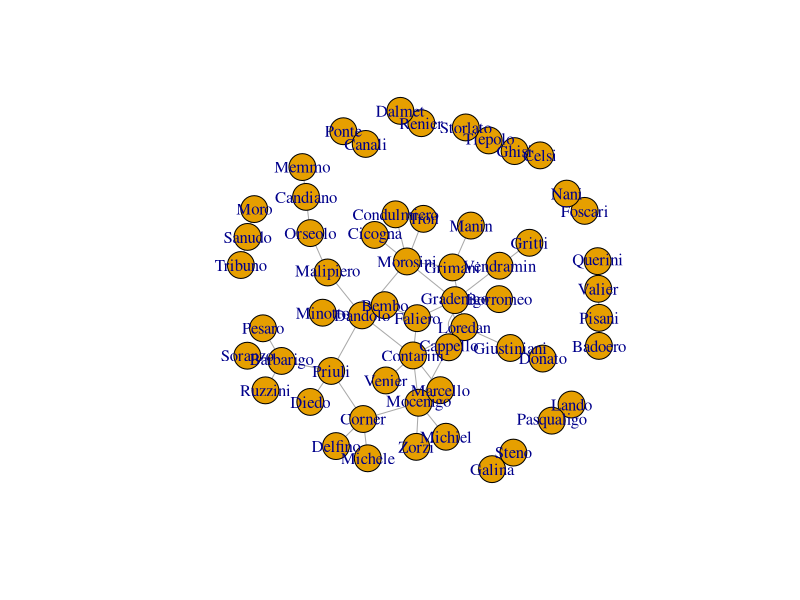
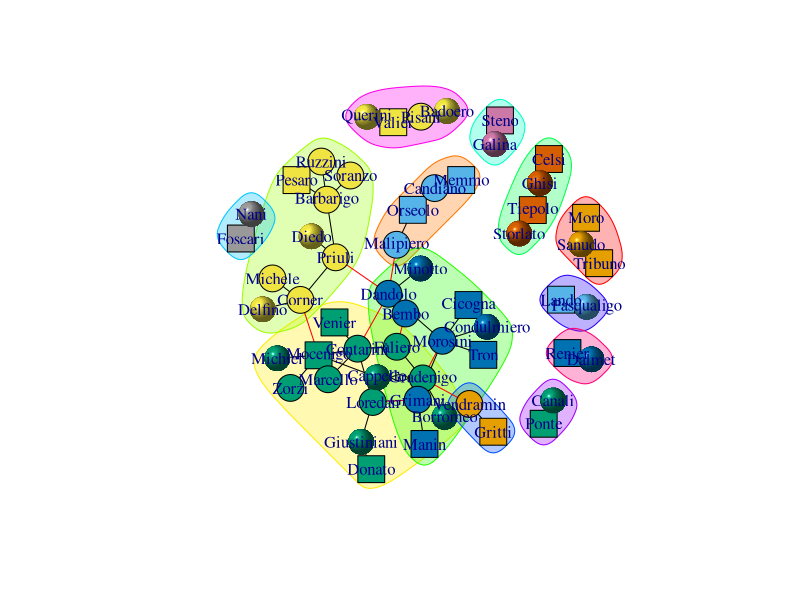
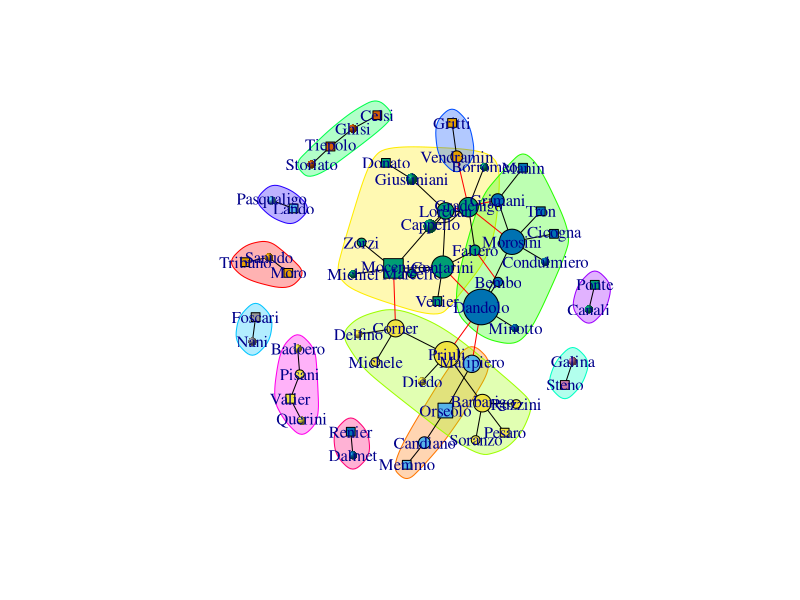

Reproduce these figures in R, in order.
library(igraph)

data <- read.csv("resources/family-pairs.csv",header=FALSE)
venice.sn <- graph.data.frame(data.frame(data$V1,data$V2),directed=F)
plot(venice.sn)
V(venice.sn)$degree <- degree(venice.sn)
cnet <- cluster_edge_betweenness(venice.sn)

node.type <- read.csv("resources/family-positions.csv")
node.type.dict <- list()

for (r in 1:nrow(node.type)) {
  node.type.dict[[ node.type[r,"Family.name"] ]]  <-  node.type[r,"Positions"]
}

positions = NULL
shapes = NULL

for (r in V(venice.sn)$name) {
  if (! is.null(node.type.dict[[r]])) {
    positions <- c(positions, node.type.dict[[r]])
    shapes <- c(shapes,
                     ifelse(node.type.dict[[r]] == "Doge",
                            "square",
                            ifelse(node.type.dict[[r]] == "Dogaressa","sphere","circle")))
    
  } else {
    positions <- c(positions,"None")
    shapes <- c(shapes,"sphere")
  }
  
}

V(venice.sn)$positions <- positions
V(venice.sn)$shapes <- shapes

plot(cnet,venice.sn,vertex.shape=V(venice.sn)$shapes)

V(venice.sn)$betweenness <- betweenness(venice.sn)

plot(cnet,venice.sn,vertex.shape=V(venice.sn)$shapes,
     layout=layout_with_fr(venice.sn),
     vertex.size=5+(V(venice.sn)$betweenness/20))

write_graph(venice.sn,"resources/venice-social-network.graphml",format="graphml")
